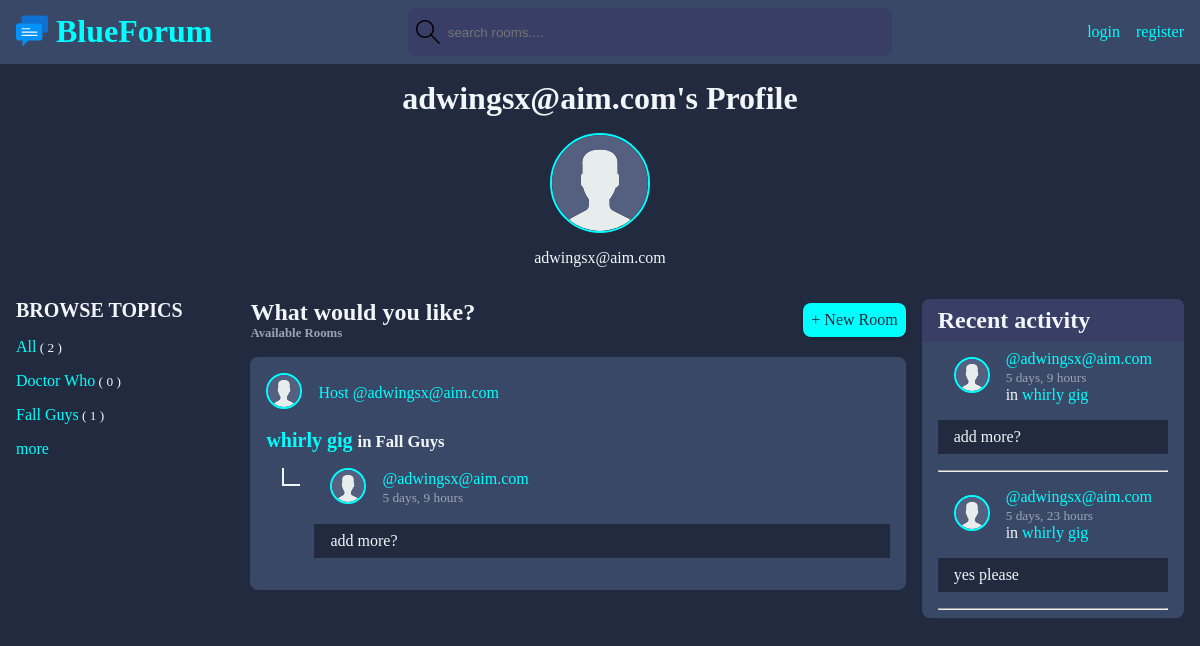
The app's page /profile/1/, older data.
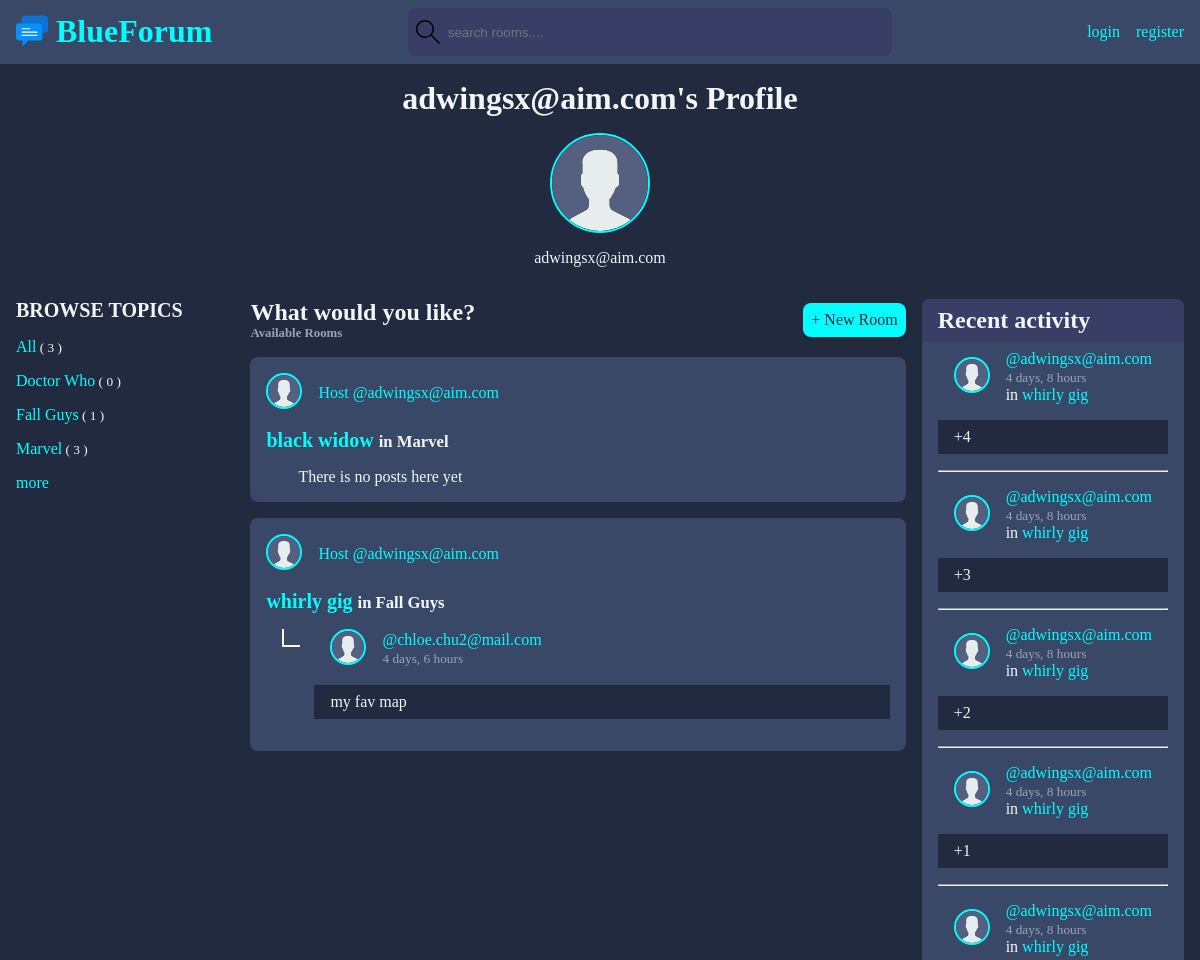
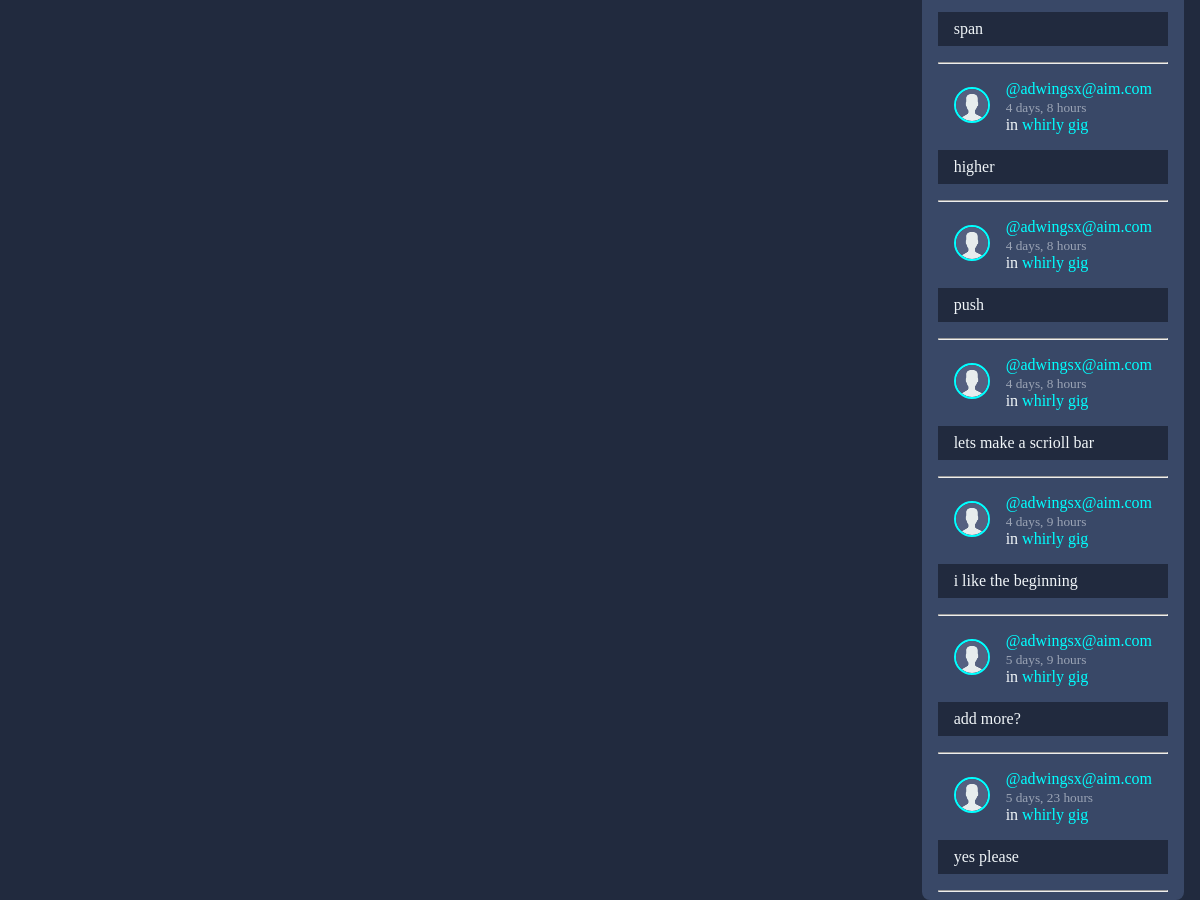
The same page, newer data (2 pictures, top to bottom).
### base/models.py (models this page shows, shortened)
class User(AbstractUser):
    first_name = models.CharField(max_length=200, null=True)
    last_name = models.CharField(max_length=200, null=True)
    email = models.EmailField(unique=True, null=True)
    bio = models.TextField(null=True)
    avatar = models.ImageField(null=True, default="avatar.svg")
    USERNAME_FIELD = 'email'
    REQUIRED_FIELDS = []

class Topic(models.Model):
    id = models.UUIDField(primary_key=True, default=uuid.uuid4, editable=False)
    name = models.CharField(max_length=200)
    updated = models.DateTimeField(auto_now=True)
    created = models.DateTimeField(auto_now_add=True)

class Room(models.Model):
    id = models.UUIDField(primary_key=True, default=uuid.uuid4, editable=False)
    topic = models.ForeignKey(Topic, on_delete=models.SET_NULL, null=True)
    host = models.ForeignKey(User, on_delete=models.SET_NULL, null=True)
    name = models.CharField(max_length=200)
    description = models.TextField(null=True, blank=True)
    participants = models.ManyToManyField(User, related_name='participants', blank=True)
    updated = models.DateTimeField(auto_now=True)
    created = models.DateTimeField(auto_now_add=True)
    class Meta:
        ordering = ["-updated", "-created"]
    def __str__(self):
        return str(self.name)

class Message(models.Model):
    user = models.ForeignKey(User, on_delete=models.CASCADE)
    room = models.ForeignKey(Room, on_delete=models.CASCADE)  # or models.SET_NULL
    body = models.TextField(null=False, blank=False)
    updated = models.DateTimeField(auto_now=True)
    created = models.DateTimeField(auto_now_add=True)
    class Meta:
        ordering = ["-updated", "-created"]
    def __str__(self):
        return str(self.body)

### base/views.py (the view)
# urls.py: path("profile/<str:pk>/", views.user_profile, name="user"),
def user_profile(request, pk):
    userinfo = User.objects.get(id=pk)
    rooms = userinfo.room_set.all().filter(host__id=pk).order_by('-created')
    for room in rooms:
        try:
            room.latest_message = room.message_set.latest('created')
        except Exception as err:
            room.latest_message = None
    topics = Topic.objects.all()
    room_count = rooms.count()
    topics = Topic.objects.all()
    recent_messages = userinfo.message_set.all().order_by('-created')
    context = {
        'userinfo': userinfo,
        'rooms': rooms,
        'topics': topics,
        'recent_messages': recent_messages,
    }
    return render(request, 'base/profile.html', context)

### base/templates/base/profile.html
{% extends "main.html" %}
{% block content %} {% include 'base/components/mobile_nav.html'%}
<div class="profileinfo">
	{% if request.user == userinfo %}
	<h1>My Profile Page</h1>
	<a href="{% url 'update_user' %}">edit profile</a>
	{% else %}
	<h1>{{userinfo.email}}'s Profile</h1>
	{% endif %}
	<div class="userinfo">
		<img
			class="fullprofile"
			src="{{userinfo.avatar.url}}"
			alt="{{userinfo}} avatar"
		/>
		<div class="name">{{userinfo.email}}</div>
	</div>
</div>
<div class="home-container">
	<div class="mobile-hide">{% include 'base/components/topic_list.html'%}</div>
	<div>{% include 'base/components/room_list.html'%}</div>
	<div class="mobile-hide">{% include 'base/components/activity.html'%}</div>
</div>
{% endblock content %}

### templates/main.html (shortened to what this page needs)
<!DOCTYPE html>
{% load static %}
<html lang="en">
	<head>
		<link
			rel="stylesheet"
			type="text/css"
			href="{% static 'styles/index.css' %}"
		/>
	</head>
	<body class="">
		{% include "navBar.html" %}
		<div class="bodyinner">
			{% block content %} {% endblock content %}
		</div>
	</body>
</html>

### templates/navBar.html (shortened to what this page needs)
{% load static %}
<nav class="nav">
	<div class="nav-inner">
		<a href="{% url 'home' %}"
			><h1 class="homebtn">
				<img src="{% static 'images/icon.svg' %}" alt="icon" /> BlueForum
			</h1></a
		>
		<form class="mobile-hide search" method="'GET" action="{% url 'home' %}">
			<label for=""
				>
				<input type="text" name="q" placeholder="search rooms...."
			/></label>
		</form>
		<div class="navbtns">
			{% if request.user.is_authenticated %} {% comment %}
			<h3 class="mobile-hide">hello {{ request.user }}</h3>
			{% endcomment %}
			<a href="{% url 'user' request.user.id %}">profile</a>
			<a href="{% url 'logout' %}">logout</a>
			{% else %}
			<a href="{% url 'login' %}">login</a>
			<a href="{% url 'register' %}">register</a>
			{% endif %}
		</div>
	</div>
</nav>

### base/templates/base/components/topic_list.html
<div class="topics-container">
	<h3>BROWSE TOPICS</h3>
	<div>
		<a href="{% url 'home' %}">All</a
		><small class="count"> ( {{topics.count}} )</small>
	</div>
	{% for topic in topics %}
	<div>
		<a href="{% url 'home' %}?q={{ topic.name }}">{{ topic.name }}</a
		><small class="count"> ( {{topic.room_set.all.count}} )</small>
	</div>
	{% endfor %}
	<a href="{% url 'topics' %}" class="">more</a>
</div>

### base/templates/base/components/room_list.html (shortened to what this page needs)
<div class="room-container">
	<div class="top-row">
		<div class="left">
			<h2>What would you like?</h2>
			<h3>{{ room_count }} Available Rooms</h3>
		</div>
		<div class="right">
			<a href="{% url 'create-room' %}" class="btn btn-secondary">+ New Room</a>
		</div>
	</div>
	<div class="roomlist">
		{% for room in rooms %}
		<div class="room-item">
			<div class="toprow flex">
				<a href="{% url 'user' room.host.id %}" class="flex"
					><div class="piccontainer">
						<img
							class="miniprofile"
							src="{{room.host.avatar.url}}"
							alt="{{room.host}} avatar"
						/>
					</div>
					<div>Host @{{ room.host }}</div></a
				>
			</div>
			<div class="content">
				<h3>
					<a href="{% url 'room' room.id %}">{{ room.name }}</a>
					<small>in {{ room.topic.name }}</small>
				</h3>
			</div>
			{% if room.latest_message is None %}
			<div class="bottomrow flex">
				<div>There is no posts here yet</div>
			</div>
			{% else %}
			<div class="bottomrow flex">
				<div class="content flex-col">
					<div class="meta flex">
						<div class="piccontainer">
							<a href="{% url 'user' room.latest_message.user.id %}"
								><img
									class="miniprofile"
									src="{{room.latest_message.user.avatar.url}}"
									alt="{{room.latest_message.user}} avatar"
							/></a>
						</div>
						<div class="flex-col">
							<div>
								<a href="{% url 'user' room.latest_message.user.id %}"
									>@{{room.latest_message.user}}</a
								>
							</div>
							<div>
								<small class="timestamp">
									{{room.latest_message.created|timesince}}</small
								>
							</div>
						</div>
					</div>
					<div class="minicomment">
						<p>{{room.latest_message}}</p>
					</div>
				</div>
			</div>
			{% endif%}
		</div>
		{% endfor %}
	</div>
</div>

### base/templates/base/components/activity.html (shortened to what this page needs)
<div class="feed widget">
	<div class="toprow">
		<h2>Recent activity</h2>
	</div>
	<div class="content flex-col">
		{% for message in recent_messages%}
		<div class="recent_messages flex-col">
			<div class="meta flex">
				<div class="piccontainer">
					<a href="{% url 'user' message.user.id %}"
						><img
							class="miniprofile"
							src="{{message.user.avatar.url}}"
							alt="{{message.user}} avatar"
					/></a>
				</div>
				<div class="flex-col">
					<div>
						<a href="{% url 'user' message.user.id %}">@{{message.user}}</a>
					</div>
					<div>
						<small class="timestamp"> {{message.created|timesince}}</small>
					</div>
					<div>
						in <a href="{%url 'room' message.room.id%}">{{message.room}}</a>
					</div>
				</div>
			</div>
			<div class="minicomment">
				<p>{{message}}</p>
			</div>
			<hr />
		</div>
		{%endfor%}
	</div>
</div>

### static/styles/index.css (style rules this page uses)
:root { --primary: #212a3e; --secondary: #394867; --tertiary: #393e67; --textprimary: #f1f6f9; --textsecondaty: #9ba4b5; --danger: rgb(255, 33, 0); --pbutton: aqua; --maxwidth: 1440px; }
h1 { font-size: 2rem; }
h2 { font-size: 1.5rem; }
h3 { font-size: 1.25rem; }
* { margin: 0; padding: 0; }
body { background-color: var(--primary); color: var(--textprimary); width: 100%; max-height: 100vh; display: flex; flex-direction: column; overflow-y: auto; }
.bodyinner { max-width: var(--maxwidth); padding: 1rem 1rem 0 1rem; flex-grow: 1; display: flex; flex-direction: column; overflow-y: auto; max-height: 100%; }
nav { max-width: 100vw; background-color: var(--secondary); }
.nav-inner { max-width: var(--maxwidth); display: flex; justify-content: space-between; align-items: center; padding: 0.5rem 1rem; margin: 0 auto; }
.homebtn { display: inline-flex; gap: 0.5rem; align-items: center; }
.homebtn img { height: 2rem; }
.search { flex-grow: 1; max-width: 468px; background-color: var(--tertiary); border-radius: 0.5rem; display: flex; padding: 0.5rem 0.5rem; justify-content: flex-start; align-items: center; }
.search svg { width: 1.5rem; }
.search label { display: flex; width: 100%; justify-content: flex-start; gap: 0.5rem; align-items: center; }
.search input { background-color: transparent; border: none; outline: none; flex-grow: 1; color: var(--textprimary); }
.navbtns { display: flex; gap: 1rem; }
.home-container { position: relative; display: grid; grid-template-columns: 1fr 3fr 1fr; grid-gap: 1rem; min-width: 80%; }
.topics-container { display: flex; flex-direction: column; gap: 1rem; position: sticky; }
.bottomrow { align-self: center; }
.room-container .top-row { display: flex; justify-content: space-between; align-items: center; margin-bottom: 1rem; gap: 1rem; }
.room-container .top-row h2 { color: var(--textprimary); }
.room-container .top-row h3 { font-size: 0.8rem; color: var(--textsecondaty); }
a { text-decoration: none; color: var(--pbutton); }
.roomlist { display: flex; flex-direction: column; gap: 1rem; }
.room-item { background-color: var(--secondary); border-radius: 8px; position: relative; padding: 1rem; }
.room-item .toprow { margin-bottom: 1rem; }
.room-item .content { margin-bottom: 1rem; }
.room-item .bottomrow { margin-left: 2rem; }
.bottomrow > .flex-col { flex-grow: 1; }
.profileinfo, .userinfo { display: flex; flex-direction: column; justify-content: center; align-items: center; margin-bottom: 1rem; gap: 1rem; }
.fullprofile { height: 6rem; width: 6rem; border-radius: 50%; border: 2px solid var(--pbutton); }
.feed { max-height: 100%; overflow-y: auto; }
.widget { display: flex; flex-direction: column; background-color: var(--secondary); border-radius: 8px; max-height: 100%; overflow-y: auto; }
.widget .toprow { background-color: var(--tertiary); padding: 0.5rem 1rem; border-top-left-radius: 8px; border-top-right-radius: 8px; display: inline-flex; gap: 1rem; align-items: center; }
.widget .content { padding: 0.5rem 1rem; }
.flex { display: flex; flex-direction: row; gap: 1rem; align-items: center; }
.flex-col { display: flex; flex-direction: column; gap: 1rem; }
.content { gap: 1rem; }
.miniprofile { height: 2rem; width: 2rem; border-radius: 50%; border: 2px solid var(--pbutton); }
.minicomment { background-color: var(--primary); padding: 0.5rem 1rem; padding-right: 2rem; position: relative; }
.timestamp { color: var(--textsecondaty); }
.btn { background-color: transparent; border: none; display: inline-flex; align-items: center; justify-content: center; gap: 1rem; transition: all ease-in-out 0.3s; padding: 1rem 2rem; border-radius: 5px; box-shadow: 1px 1px 3px 1px rgba(0, 0, 0, 0.15); font-weight: 500; }
.btn-secondary { border-radius: 0.5rem; background-color: var(--pbutton); padding: 0.5rem; color: var(--primary); }
.meta { padding: 0 1rem; align-items: center; }
.meta .flex-col { gap: 0; }

Row changes from the older to the newer data that the page shows:
added Topic: name "Marvel", room_set.all.count "3"
added Room: host.avatar (placeholder picture), host "adwingsx@aim.com", name "black widow", topic.name "Marvel", shows "There is no posts here yet"
computed for Room "whirly gig": latest_message.user "adwingsx@aim.com" → "chloe.chu2@mail.com"; latest_message.created "5 days, 9 hours" → "4 days, 6 hours"; latest_message "add more?" → "my fav map"
added Message: user.avatar (placeholder picture), user "adwingsx@aim.com", created "4 days, 8 hours", room "whirly gig", body "+4"
added Message: user.avatar (placeholder picture), user "adwingsx@aim.com", created "4 days, 8 hours", room "whirly gig", body "+3"
added Message: user.avatar (placeholder picture), user "adwingsx@aim.com", created "4 days, 8 hours", room "whirly gig", body "+2"
added Message: user.avatar (placeholder picture), user "adwingsx@aim.com", created "4 days, 8 hours", room "whirly gig", body "+1"
added Message: user.avatar (placeholder picture), user "adwingsx@aim.com", created "4 days, 8 hours", room "whirly gig", body "span"
added Message: user.avatar (placeholder picture), user "adwingsx@aim.com", created "4 days, 8 hours", room "whirly gig", body "higher"
added Message: user.avatar (placeholder picture), user "adwingsx@aim.com", created "4 days, 8 hours", room "whirly gig", body "push"
added Message: user.avatar (placeholder picture), user "adwingsx@aim.com", created "4 days, 8 hours", room "whirly gig", body "lets make a scrioll bar"
added Message: user.avatar (placeholder picture), user "adwingsx@aim.com", created "4 days, 9 hours", room "whirly gig", body "i like the beginning"
Text that changed along with them:
{{ topics.count }}: "2" → "3"
